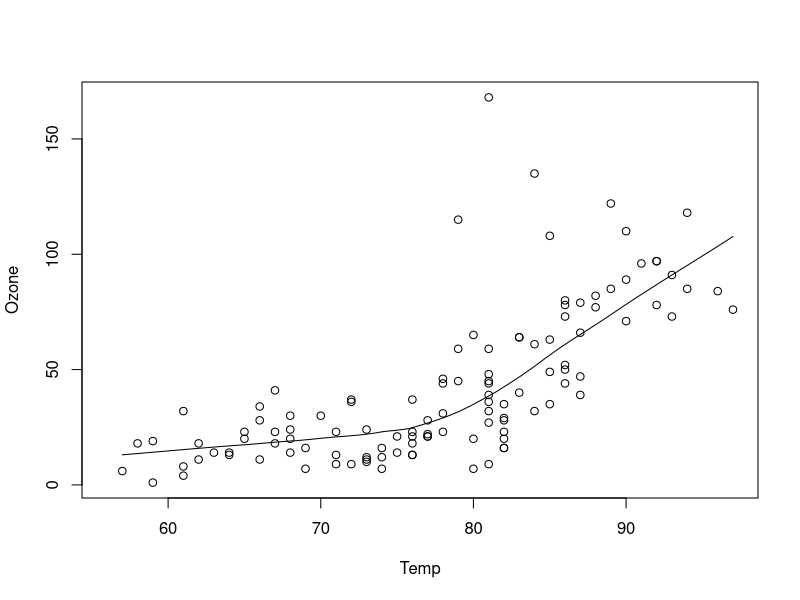
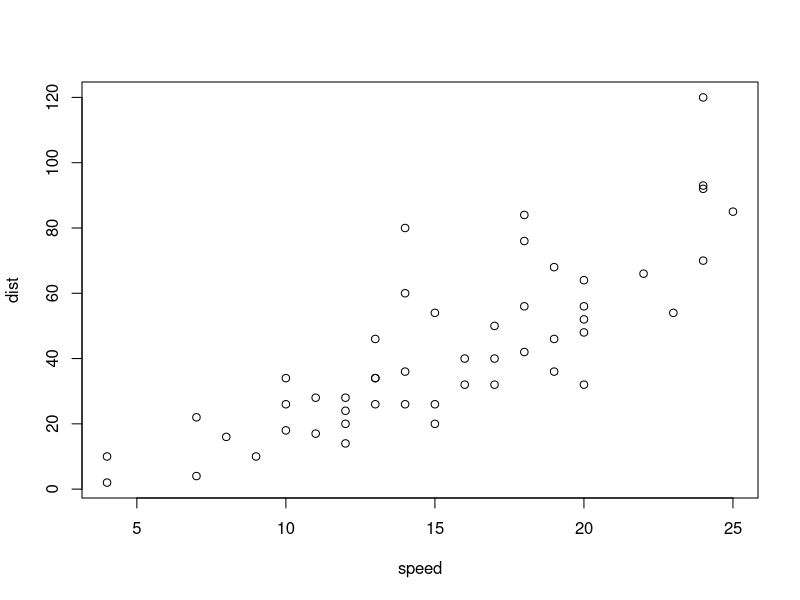

Source code (R) for these figures, in order: (Note: this script raises an error after producing the figures.)
#base plot #1

data(airquality
     )

with(airquality, {
        plot(Temp, Ozone)
        lines(loess.smooth(Temp,Ozone))
})

#base plot #2

with(cars,plot(speed,dist))

#Lattice system
library(lattice
)

#Lattice library

state <- data.frame(state.x77, region = state.region )

xyplot(Life.Exp ~ Income | region, state, c(4,1))
